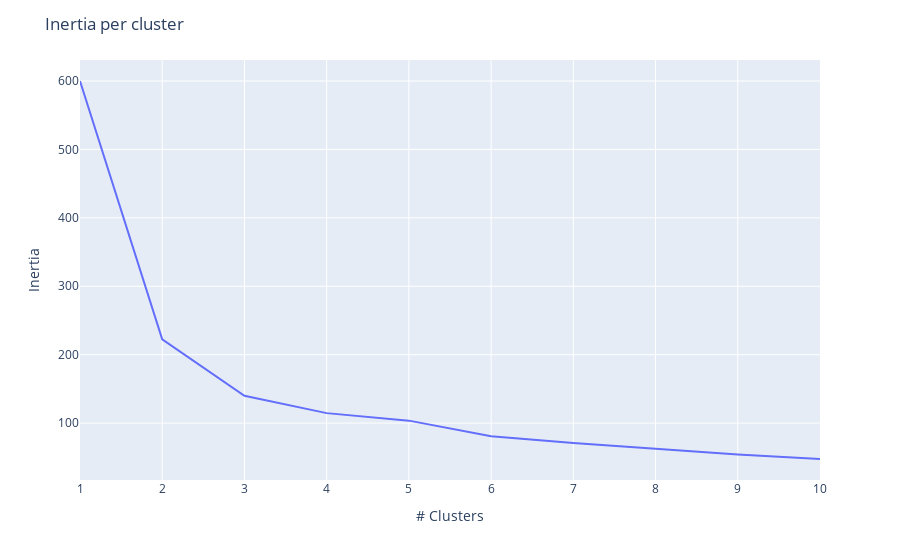

Notebook code cell kept with this figure:
### Code cell
# Create DataFrame
wcss_frame = pd.DataFrame(wcss)
k_frame = pd.Series(k)

# Create figure
fig= px.line(
    wcss_frame,
    x=k_frame,
    y=wcss_frame.iloc[:,-1]
)

# Create title and axis labels
fig.update_layout(
    yaxis_title="Inertia",
    xaxis_title="# Clusters",
    title="Inertia per cluster"
)

# Render
#fig.show(renderer="notebook")
fig.show() # if using workspace

### Figure 1 — Plotly figure (JSON) as saved in the notebook; plotly's stock layout.template omitted (floating-point values rounded to 4 significant figures)
{"data": [{"hovertemplate": "x=%{x}<br>y=%{y}<extra></extra>", "legendgroup": "", "line": {"color": "#636efa", "dash": "solid"}, "marker": {"symbol": "circle"}, "mode": "lines", "name": "", "orientation": "v", "showlegend": false, "type": "scatter", "x": [1, 2, 3, 4, 5, 6, 7, 8, 9, 10], "xaxis": "x", "y": [600.0, 222.4, 140.0, 114.6, 103.6, 80.73, 71.03, 63.03, 54.21, 47.52], "yaxis": "y"}], "layout": {"legend": {"tracegroupgap": 0}, "margin": {"t": 60}, "title": {"text": "Inertia per cluster"}, "xaxis": {"anchor": "y", "domain": [0, 1], "title": {"text": "# Clusters"}}, "yaxis": {"anchor": "x", "domain": [0, 1], "title": {"text": "Inertia"}}}}
